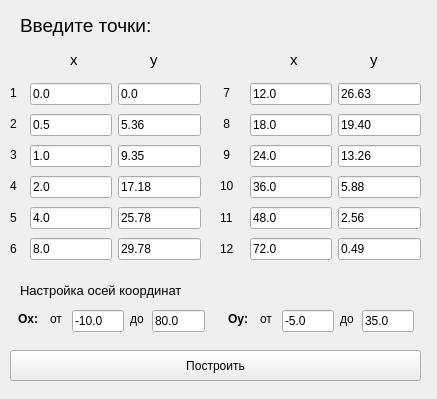
<?xml version="1.0" encoding="UTF-8"?>
<ui version="4.0">
 <class>Form</class>
 <widget class="QWidget" name="Form">
  <property name="geometry">
   <rect>
    <x>0</x>
    <y>0</y>
    <width>437</width>
    <height>399</height>
   </rect>
  </property>
  <property name="windowTitle">
   <string>Таблица коэффициентов</string>
  </property>
  <property name="layoutDirection">
   <enum>Qt::LeftToRight</enum>
  </property>
  <widget class="QLabel" name="label_2">
   <property name="geometry">
    <rect>
     <x>20</x>
     <y>10</y>
     <width>161</width>
     <height>31</height>
    </rect>
   </property>
   <property name="font">
    <font>
     <pointsize>14</pointsize>
    </font>
   </property>
   <property name="text">
    <string>Введите точки:</string>
   </property>
  </widget>
  <widget class="QPushButton" name="pushButton">
   <property name="geometry">
    <rect>
     <x>10</x>
     <y>350</y>
     <width>411</width>
     <height>31</height>
    </rect>
   </property>
   <property name="text">
    <string>Построить</string>
   </property>
  </widget>
  <widget class="QWidget" name="layoutWidget_3">
   <property name="geometry">
    <rect>
     <x>250</x>
     <y>80</y>
     <width>171</width>
     <height>184</height>
    </rect>
   </property>
   <layout class="QHBoxLayout" name="horizontalLayout_3">
    <item>
     <layout class="QVBoxLayout" name="verticalLayout_6">
      <item>
       <widget class="QLineEdit" name="lineEditX7">
        <property name="text">
         <string>12.0</string>
        </property>
       </widget>
      </item>
      <item>
       <widget class="QLineEdit" name="lineEditX8">
        <property name="text">
         <string>18.0</string>
        </property>
       </widget>
      </item>
      <item>
       <widget class="QLineEdit" name="lineEditX9">
        <property name="text">
         <string>24.0</string>
        </property>
       </widget>
      </item>
      <item>
       <widget class="QLineEdit" name="lineEditX10">
        <property name="text">
         <string>36.0</string>
        </property>
       </widget>
      </item>
      <item>
       <widget class="QLineEdit" name="lineEditX11">
        <property name="text">
         <string>48.0</string>
        </property>
       </widget>
      </item>
      <item>
       <widget class="QLineEdit" name="lineEditX12">
        <property name="text">
         <string>72.0</string>
        </property>
       </widget>
      </item>
     </layout>
    </item>
    <item>
     <layout class="QVBoxLayout" name="verticalLayout_7">
      <item>
       <widget class="QLineEdit" name="lineEditY7">
        <property name="text">
         <string>26.63</string>
        </property>
       </widget>
      </item>
      <item>
       <widget class="QLineEdit" name="lineEditY8">
        <property name="text">
         <string>19.40</string>
        </property>
       </widget>
      </item>
      <item>
       <widget class="QLineEdit" name="lineEditY9">
        <property name="text">
         <string>13.26</string>
        </property>
       </widget>
      </item>
      <item>
       <widget class="QLineEdit" name="lineEditY10">
        <property name="text">
         <string>5.88</string>
        </property>
       </widget>
      </item>
      <item>
       <widget class="QLineEdit" name="lineEditY11">
        <property name="text">
         <string>2.56</string>
        </property>
       </widget>
      </item>
      <item>
       <widget class="QLineEdit" name="lineEditY12">
        <property name="text">
         <string>0.49</string>
        </property>
       </widget>
      </item>
     </layout>
    </item>
   </layout>
  </widget>
  <widget class="QLabel" name="label">
   <property name="geometry">
    <rect>
     <x>70</x>
     <y>50</y>
     <width>20</width>
     <height>20</height>
    </rect>
   </property>
   <property name="font">
    <font>
     <pointsize>11</pointsize>
    </font>
   </property>
   <property name="text">
    <string>x</string>
   </property>
  </widget>
  <widget class="QLabel" name="label_3">
   <property name="geometry">
    <rect>
     <x>150</x>
     <y>50</y>
     <width>16</width>
     <height>20</height>
    </rect>
   </property>
   <property name="font">
    <font>
     <pointsize>11</pointsize>
    </font>
   </property>
   <property name="text">
    <string>y</string>
   </property>
  </widget>
  <widget class="QLabel" name="label_4">
   <property name="geometry">
    <rect>
     <x>290</x>
     <y>50</y>
     <width>20</width>
     <height>20</height>
    </rect>
   </property>
   <property name="font">
    <font>
     <pointsize>11</pointsize>
    </font>
   </property>
   <property name="text">
    <string>x</string>
   </property>
  </widget>
  <widget class="QLabel" name="label_5">
   <property name="geometry">
    <rect>
     <x>370</x>
     <y>50</y>
     <width>16</width>
     <height>20</height>
    </rect>
   </property>
   <property name="font">
    <font>
     <pointsize>11</pointsize>
    </font>
   </property>
   <property name="text">
    <string>y</string>
   </property>
  </widget>
  <widget class="QWidget" name="layoutWidget_4">
   <property name="geometry">
    <rect>
     <x>30</x>
     <y>80</y>
     <width>171</width>
     <height>184</height>
    </rect>
   </property>
   <layout class="QHBoxLayout" name="horizontalLayout_4">
    <item>
     <layout class="QVBoxLayout" name="verticalLayout_8">
      <item>
       <widget class="QLineEdit" name="lineEditX1">
        <property name="text">
         <string>0.0</string>
        </property>
       </widget>
      </item>
      <item>
       <widget class="QLineEdit" name="lineEditX2">
        <property name="text">
         <string>0.5</string>
        </property>
       </widget>
      </item>
      <item>
       <widget class="QLineEdit" name="lineEditX3">
        <property name="text">
         <string>1.0</string>
        </property>
       </widget>
      </item>
      <item>
       <widget class="QLineEdit" name="lineEditX4">
        <property name="text">
         <string>2.0</string>
        </property>
       </widget>
      </item>
      <item>
       <widget class="QLineEdit" name="lineEditX5">
        <property name="text">
         <string>4.0</string>
        </property>
       </widget>
      </item>
      <item>
       <widget class="QLineEdit" name="lineEditX6">
        <property name="text">
         <string>8.0</string>
        </property>
       </widget>
      </item>
     </layout>
    </item>
    <item>
     <layout class="QVBoxLayout" name="verticalLayout_9">
      <item>
       <widget class="QLineEdit" name="lineEditY1">
        <property name="text">
         <string>0.0</string>
        </property>
       </widget>
      </item>
      <item>
       <widget class="QLineEdit" name="lineEditY2">
        <property name="text">
         <string>5.36</string>
        </property>
       </widget>
      </item>
      <item>
       <widget class="QLineEdit" name="lineEditY3">
        <property name="text">
         <string>9.35</string>
        </property>
       </widget>
      </item>
      <item>
       <widget class="QLineEdit" name="lineEditY4">
        <property name="text">
         <string>17.18</string>
        </property>
       </widget>
      </item>
      <item>
       <widget class="QLineEdit" name="lineEditY5">
        <property name="text">
         <string>25.78</string>
        </property>
       </widget>
      </item>
      <item>
       <widget class="QLineEdit" name="lineEditY6">
        <property name="text">
         <string>29.78</string>
        </property>
       </widget>
      </item>
     </layout>
    </item>
   </layout>
  </widget>
  <widget class="QWidget" name="layoutWidget">
   <property name="geometry">
    <rect>
     <x>220</x>
     <y>80</y>
     <width>21</width>
     <height>181</height>
    </rect>
   </property>
   <layout class="QVBoxLayout" name="verticalLayout_5">
    <item>
     <widget class="QLabel" name="label_12">
      <property name="text">
       <string> 7</string>
      </property>
     </widget>
    </item>
    <item>
     <widget class="QLabel" name="label_13">
      <property name="text">
       <string> 8</string>
      </property>
     </widget>
    </item>
    <item>
     <widget class="QLabel" name="label_14">
      <property name="text">
       <string> 9</string>
      </property>
     </widget>
    </item>
    <item>
     <widget class="QLabel" name="label_15">
      <property name="text">
       <string>10</string>
      </property>
     </widget>
    </item>
    <item>
     <widget class="QLabel" name="label_16">
      <property name="text">
       <string>11</string>
      </property>
     </widget>
    </item>
    <item>
     <widget class="QLabel" name="label_17">
      <property name="text">
       <string>12</string>
      </property>
     </widget>
    </item>
   </layout>
  </widget>
  <widget class="QLabel" name="label_18">
   <property name="geometry">
    <rect>
     <x>20</x>
     <y>280</y>
     <width>221</width>
     <height>21</height>
    </rect>
   </property>
   <property name="font">
    <font>
     <pointsize>10</pointsize>
    </font>
   </property>
   <property name="text">
    <string>Настройка осей координат</string>
   </property>
  </widget>
  <widget class="QLabel" name="label_19">
   <property name="geometry">
    <rect>
     <x>18</x>
     <y>310</y>
     <width>26</width>
     <height>18</height>
    </rect>
   </property>
   <property name="font">
    <font>
     <pointsize>9</pointsize>
     <weight>75</weight>
     <bold>true</bold>
    </font>
   </property>
   <property name="text">
    <string>Ox:</string>
   </property>
  </widget>
  <widget class="QLineEdit" name="lineEditOx1">
   <property name="geometry">
    <rect>
     <x>72</x>
     <y>310</y>
     <width>52</width>
     <height>22</height>
    </rect>
   </property>
   <property name="text">
    <string>-10.0</string>
   </property>
  </widget>
  <widget class="QLabel" name="label_20">
   <property name="geometry">
    <rect>
     <x>130</x>
     <y>310</y>
     <width>16</width>
     <height>18</height>
    </rect>
   </property>
   <property name="font">
    <font>
     <pointsize>9</pointsize>
    </font>
   </property>
   <property name="text">
    <string>до</string>
   </property>
  </widget>
  <widget class="QLineEdit" name="lineEditOx2">
   <property name="geometry">
    <rect>
     <x>152</x>
     <y>310</y>
     <width>53</width>
     <height>22</height>
    </rect>
   </property>
   <property name="text">
    <string>80.0</string>
   </property>
  </widget>
  <widget class="QLabel" name="label_21">
   <property name="geometry">
    <rect>
     <x>50</x>
     <y>310</y>
     <width>16</width>
     <height>18</height>
    </rect>
   </property>
   <property name="font">
    <font>
     <pointsize>9</pointsize>
    </font>
   </property>
   <property name="text">
    <string>от</string>
   </property>
  </widget>
  <widget class="QLabel" name="label_34">
   <property name="geometry">
    <rect>
     <x>260</x>
     <y>310</y>
     <width>16</width>
     <height>18</height>
    </rect>
   </property>
   <property name="font">
    <font>
     <pointsize>9</pointsize>
    </font>
   </property>
   <property name="text">
    <string>от</string>
   </property>
  </widget>
  <widget class="QLineEdit" name="lineEditOy2">
   <property name="geometry">
    <rect>
     <x>362</x>
     <y>310</y>
     <width>52</width>
     <height>22</height>
    </rect>
   </property>
   <property name="text">
    <string>35.0</string>
   </property>
  </widget>
  <widget class="QLabel" name="label_35">
   <property name="geometry">
    <rect>
     <x>228</x>
     <y>310</y>
     <width>26</width>
     <height>18</height>
    </rect>
   </property>
   <property name="font">
    <font>
     <pointsize>9</pointsize>
     <weight>75</weight>
     <bold>true</bold>
    </font>
   </property>
   <property name="text">
    <string>Oy:</string>
   </property>
  </widget>
  <widget class="QLineEdit" name="lineEditOy1">
   <property name="geometry">
    <rect>
     <x>282</x>
     <y>310</y>
     <width>52</width>
     <height>22</height>
    </rect>
   </property>
   <property name="text">
    <string>-5.0</string>
   </property>
  </widget>
  <widget class="QLabel" name="label_36">
   <property name="geometry">
    <rect>
     <x>340</x>
     <y>310</y>
     <width>16</width>
     <height>18</height>
    </rect>
   </property>
   <property name="font">
    <font>
     <pointsize>9</pointsize>
    </font>
   </property>
   <property name="text">
    <string>до</string>
   </property>
  </widget>
  <widget class="QWidget" name="layoutWidget">
   <property name="geometry">
    <rect>
     <x>10</x>
     <y>80</y>
     <width>16</width>
     <height>181</height>
    </rect>
   </property>
   <layout class="QVBoxLayout" name="verticalLayout_2">
    <item>
     <widget class="QLabel" name="label_6">
      <property name="text">
       <string>1</string>
      </property>
     </widget>
    </item>
    <item>
     <widget class="QLabel" name="label_7">
      <property name="text">
       <string>2</string>
      </property>
     </widget>
    </item>
    <item>
     <widget class="QLabel" name="label_8">
      <property name="text">
       <string>3</string>
      </property>
     </widget>
    </item>
    <item>
     <widget class="QLabel" name="label_9">
      <property name="text">
       <string>4</string>
      </property>
     </widget>
    </item>
    <item>
     <widget class="QLabel" name="label_10">
      <property name="text">
       <string>5</string>
      </property>
     </widget>
    </item>
    <item>
     <widget class="QLabel" name="label_11">
      <property name="text">
       <string>6</string>
      </property>
     </widget>
    </item>
   </layout>
  </widget>
 </widget>
 <resources/>
 <connections/>
</ui>
